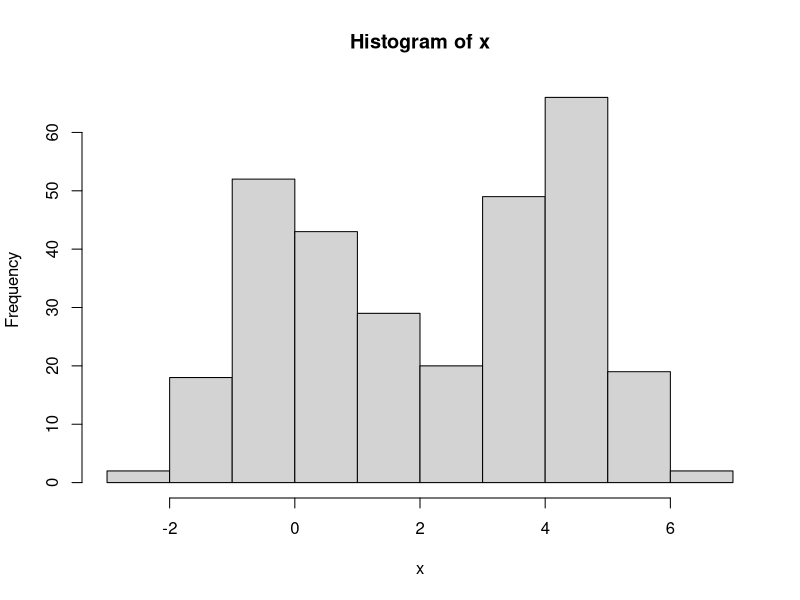

Generate this figure with R:
## ---- chunk 1
n <- 300
group_lambda <- c(0.5, 0.5)
group_mu <- c(0, 4)
group_sd <- c(1, 1)

z <- sample(c(1, 2), n, replace=T, prob=group_lambda)
x <- rnorm(n, mean=group_mu[z], sd=group_sd[z])

hist(x)
## ---- chunk 2
library(mixtools)

em_res <- normalmixEM(x, lambda = c(0.5, 0.5), k=2)
em_res$lambda
em_res$mu
em_res$sigma
## ---- chunk 3
em_res$posterior |>
  head()
